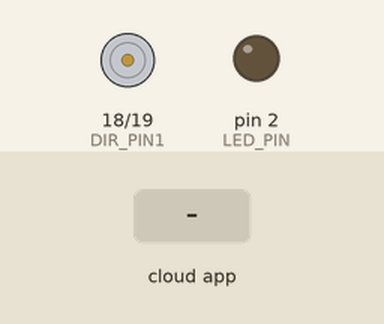
Bench run of a sketch on a simulated Arduino Uno, built with avr-gcc and run on an emulated ATmega328P. Parts: motor-driver pin pairs drawn as motors (green arrow = first pin HIGH = forward, orange = second pin HIGH = backward, longer = more drive, scaled by the enable pin), output pins drawn as LEDs (lit = HIGH). Inputs (shaded band) come from the test bench. The ROS host is connected and sends only what is stated.

Above: at 1.2 s.
1.3 s: the phone or cloud app sets cmd_pwm to -100
At 2.2 s:
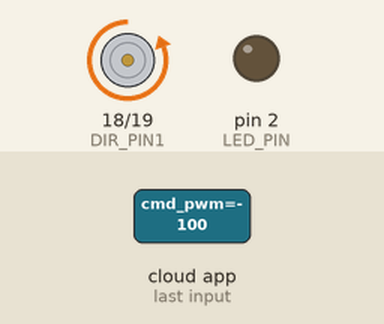
2.8 s: the phone or cloud app sets cmd_pwm to 100
At 3.7 s:
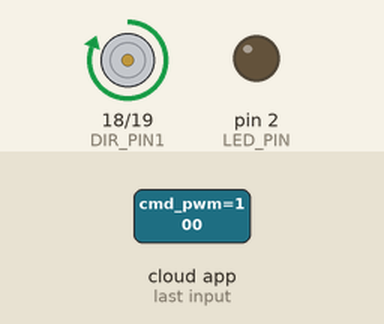
4.3 s: the phone or cloud app sets cmd_pwm to 0
At 4.8 s:
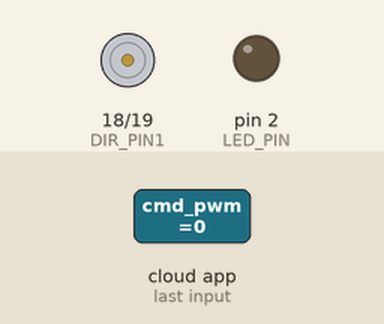
Timing chart, 0 to 7.3 s (numbered marks = the images above; inputs shaded):
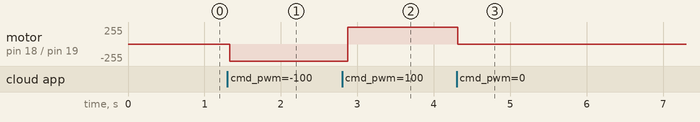

Measured:
- after the input at 1.3 s, motor on pin 18 (DIR_PIN1) / pin 19 (DIR_PIN2): stopped → backward 255/255 at once
- after the input at 2.8 s, motor on pin 18 (DIR_PIN1) / pin 19 (DIR_PIN2): backward 255/255 → forward 255/255 after 0.08 s
- after the input at 4.3 s, motor on pin 18 (DIR_PIN1) / pin 19 (DIR_PIN2): forward 255/255 → stopped at once

The sketch:

direction_control.ino
```cpp
#include <micro_ros_arduino.h>
#include <rcl/rcl.h>
#include <rcl/error_handling.h>
#include <rclc/rclc.h>
#include <rclc/executor.h>
#include <std_msgs/msg/float32.h>

// Define motor driver pins (L298N)
#define PWM_PIN 5        // PWM signal (Enable pin on L298N)
#define DIR_PIN1 18      // Direction pin 1 (IN1 on L298N)
#define DIR_PIN2 19      // Direction pin 2 (IN2 on L298N)
#define LED_PIN 2        // Debug LED

rcl_node_t node;
rclc_support_t support;
rcl_allocator_t allocator;
rclc_executor_t executor;
rcl_subscription_t subscriber;
std_msgs__msg__Float32 cmd_pwm_msg;

// Function to set motor speed & direction
void set_motor_speed(float pwm_value) {
    int pwm_output = abs(pwm_value) * 255;  // Convert [-1,1] to [0,255]

    if (pwm_value > 0) {
        digitalWrite(DIR_PIN1, HIGH);
        digitalWrite(DIR_PIN2, LOW);
    } else if (pwm_value < 0) {
        digitalWrite(DIR_PIN1, LOW);
        digitalWrite(DIR_PIN2, HIGH);
    } else {
        digitalWrite(DIR_PIN1, LOW);
        digitalWrite(DIR_PIN2, LOW);
    }

    analogWrite(PWM_PIN, pwm_output);  // Set PWM
}

// Callback function for /cmd_pwm
void pwm_callback(const void *msg) {
    float pwm_value = ((std_msgs__msg__Float32*)msg)->data;
    pwm_value = constrain(pwm_value, -1.0, 1.0);  // Ensure range [-1,1]

    set_motor_speed(pwm_value);  // Apply motor control
}

void setup() {
    set_microros_transports();

    pinMode(PWM_PIN, OUTPUT);
    pinMode(DIR_PIN1, OUTPUT);
    pinMode(DIR_PIN2, OUTPUT);
    pinMode(LED_PIN, OUTPUT);

    allocator = rcl_get_default_allocator();
    rclc_support_init(&support, 0, NULL, &allocator);

    rclc_node_init_default(&node, "motor_node", "", &support);
    rclc_subscription_init_default(
        &subscriber,
        &node,
        ROSIDL_GET_MSG_TYPE_SUPPORT(std_msgs, msg, Float32),
        "/cmd_pwm"
    );

    rclc_executor_init(&executor, &support.context, 1, &allocator);
    rclc_executor_add_subscription(&executor, &subscriber, &cmd_pwm_msg, &pwm_callback, ON_NEW_DATA);
}

void loop() {
    rclc_executor_spin_some(&executor, RCL_MS_TO_NS(100));
    delay(100);
}
```
